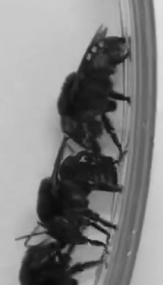
#> input picture Ethoflow_v1/complex_behavior/train_imgs_behavior/non_trofalax/1 (1).png, 163 x 285 px; its folder holds only this picture in this run
$ python standardize_images.py
#> lines starting #> are read from the running program, lines starting #| are printed output that depends on the picture
"""
See readme for information about this file.
Ethoflow: computer vision and artificial intelligence-based software for automatic behavior analysis
v 1.0

DOI: 10.1101/2020.07.23.218255
LicenseCC BY-NC-ND 4.0

@developer: Rodrigo Cupertino Bernardes
https://www.researchgate.net/profile/Rodrigo_Cupertino_Bernardes
"""

import cv2

for i in range(1,725):
    img = cv2.imread("non_trofalax/1 (" + str(i) +")" + ".png")
#> img is the input picture: shape (285, 163, 3); min 10, max 226, mean 129
    img2 = cv2.resize(img, (124, 124))
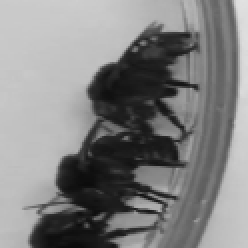
#> img2: shape (124, 124, 3) (shown 2 times larger); min 10, max 226, mean 128.9
#> (the run stopped early here; a loop or call above may not have finished)
